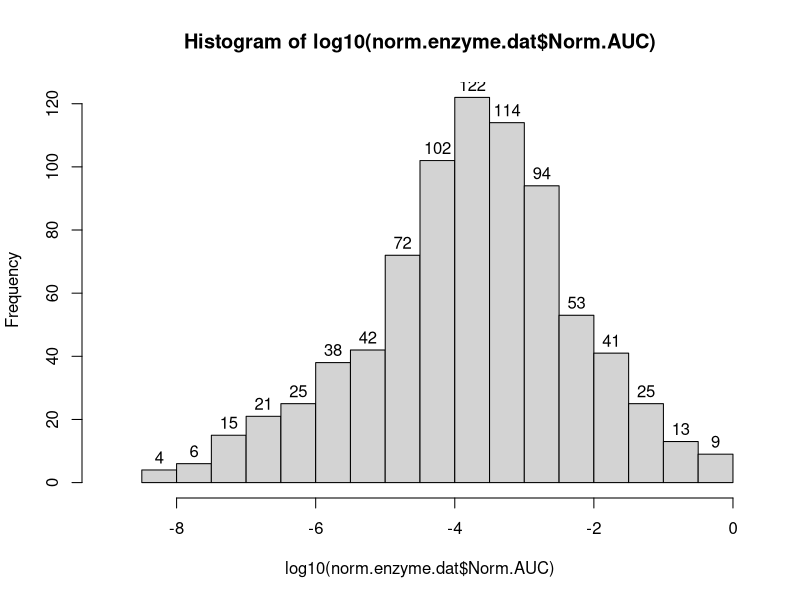
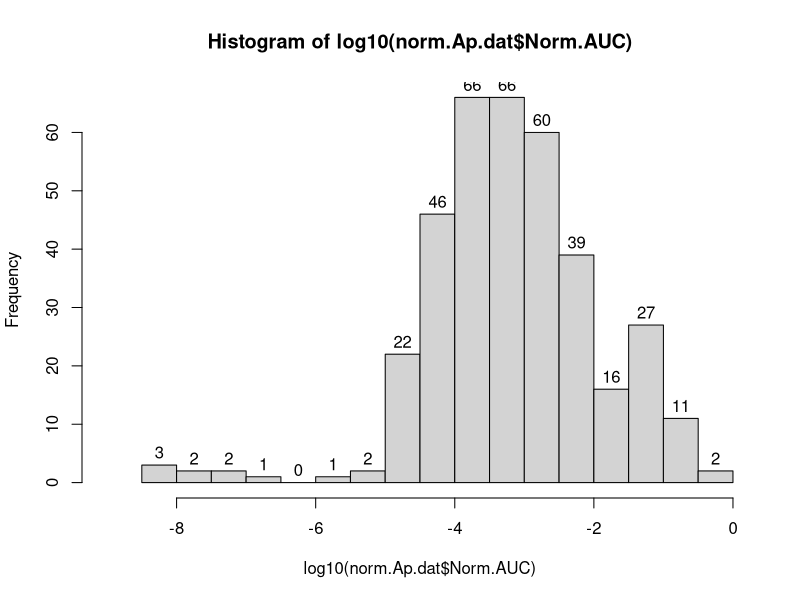

R code for these plots, in order:
# R script for identification of sample-specific MS features 
# written by Thomas E. Smith
# created by TES July 2020
# last updated by TES April 2021

# setting the stage
wd <- "/Users/User/Work"
setwd(wd)
library("tidyverse")
library("stats")



### Import validated, filtered Byologic peptides list and clean up
## Import data from .csv files, downloadable from GitHub (smit4227) or MassIVE
can.red <- read.csv("canonical_reduced_PGN.csv", 
                    header = T, stringsAsFactors = F)
noncan.red <- read.csv("noncanonical_reduced_PGN.csv", 
                       header = T, stringsAsFactors = F)
all.nonred <- read.csv("all_nonreduced_PGN.csv",
                       header = T, stringsAsFactors = F)


## Combine data into a single data frame, convert to tibble
all.dat <- rbind(can.red, noncan.red, all.nonred) %>%
  as_tibble()


## Remove columns that don't provide any useful information
all.dat <- all.dat %>%
  select( -c(Validate, Comment, Obs..m.z, Calc..m.z, Glycans,
             Fragment.type.s., Score, PID, Labels, MS2.Search.Alias.name, 
             Protein.isoelectric.point, Sample.type) )


## Filter out unnecessary rows
# Keepers include rows with column "Row." values containing only one decimal
all.dat <- all.dat %>%
  filter( str_count(Row., pattern = "\\.") == 1 )  %>%
  # Remove all rows containing Angiotensin II data, an internal standard that
  # was incorrectly added to certain samples
  filter( Sequence != "-.DRVYIHPF.-" )


## Define sample type
# Add a column that assigns sample type to each replicate based on alias
sample.names <- c("1A", "2A", "3A",
                  "7B", "8B", "9B",
                  "16B", "17B", "18B",
                  "blank1", "blank2", "blank3", "blank4", "blank5",
                  "sonic3", "lys3")
sample.types <- c("mut.wall", "mut.wall", "mut.wall",
                  "EcLdcA.muro", "EcLdcA.muro", "EcLdcA.muro",
                  "ApLdcA.muro", "ApLdcA.muro", "ApLdcA.muro",
                  "blank", "blank", "blank", "blank", "blank",
                  "sonication.Ap", "lysozyme.Ap")
all.dat <- all.dat %>%
  mutate( Sample.type = sample.types[ match(MS.Alias.name, sample.names) ] )


## Add a column identifying the multimeric state of the compound
# Monomer, dimer, or trimer
all.dat <- all.dat %>%
  mutate( Multimer = str_count(Sequence, pattern = "J") + str_count(Sequence, pattern = "j") )


## Add a compound description/label for each unique compound
# Create a concise description of each compound from Protein.name, Sequence,
# Glycans, and Mod...Summary columns

all.dat <- all.dat %>%
  # First, obtain stem peptide sequence from Protein.name column, listing donor
  # before acceptor (I listed acceptor before donor in Byonic/Byologic)
  mutate( Peptide = case_when( 
    # Monomers with "mDap" in place of "m"
    Multimer == 1 & str_count(Protein.name, "_") == 0 ~ 
      gsub("-mDap", "m", Protein.name),
    # Monomers with two possible sequences
    Multimer == 1 & str_count(Protein.name, "_") == 1 ~
      paste0("AEm(", 
             gsub("AEm.*_AEm", "", Protein.name), 
             "/", 
             gsub("AEm", "", gsub("_.*", "", Protein.name)),
             ")"),
    # Tetra-tetra and tri-penta dimers were not resolved
    Multimer == 2 & str_count(Protein.name, "_") == 1 &
      Protein.name == "AEmA-AEmA_AEmAA-AEm" ~ paste0("AEm(A/)-AEm(A/AA)"),
    # Tetra-tri and tri-tetra were not resolved (4-3 vs. 3-3 crosslinkage)
    Multimer == 2 & str_count(Protein.name, "_") == 1 &
      Protein.name == "AEmA-AEm_AEm-AEmA" ~ paste0("AEm(A/)-AEm(/A)"),
    # AEmA-AEmG and AEm-AEm(Q/AG) can't be resolved but one sequence was
    # used to identify some nonreduced masses while the other sequence was
    # used to identify their corresponding reduced masses. Make the 
    # nonreduced/reduced mass pair have the same peptide sequence
    Multimer == 2 & Protein.name == "AEmG-AEmA" | 
      Protein.name == "AEmAG-AEm_AEmQ-AEm" ~ paste0("AEm(A//)-AEm(G/Q/AG)"),
    # Remaining dimers listed as acceptor-donor
    Multimer == 2 & str_count(Protein.name, "_") == 0 &
      Protein.name != "AEmG-AEmA" ~ paste0("AEm", 
                                           gsub("AEm.*-AEm", "", Protein.name), 
                                           "-AEm", 
                                           gsub("AEm", "", gsub("-.*", "", Protein.name))
      ),
    # Remaining acceptor-donor dimers with two possible sequences
    Multimer == 2 & str_count(Protein.name, "_") == 1 &
      Protein.name != "AEmA-AEmA_AEmAA-AEm" &
      Protein.name != "AEmA-AEm_AEm-AEmA" &
      Protein.name != "AEmAG-AEm_AEmQ-AEm" ~
      paste0("AEm",
             gsub("AEm.*-AEm", "", Protein.name),
             "-AEm(",
             gsub("-AEm.*", "", gsub("AEm.*_AEm", "", Protein.name)),
             "/",
             gsub("AEm", "", gsub("-.*", "", Protein.name)),
             ")"),
    # Trimers listed as acceptor-middle-donor
    Multimer == 3 & str_count(Protein.name, "_") == 0 ~
      paste0("AEm",
             gsub("AEm.*-AEm", "", Protein.name),
             "-AEm",
             gsub("AEm", "", gsub("^.*-(.*)-.*", "\\1", Protein.name)),
             "-AEm",
             gsub("AEm", "", gsub("-.*", "", Protein.name))
      ),
    # Acceptor-middle-donor trimers with two possible sequences
    Multimer == 3 & str_count(Protein.name, "_") == 1 ~
      paste0("AEm(",
             gsub("AEm.*-AEm", "", gsub("_.*", "", Protein.name)),
             "/",
             gsub("AEm.*-AEm", "", gsub(".*_", "", Protein.name)),
             ")-",
             gsub("^.*-(.*)-.*", "\\1", Protein.name),
             "-AEm(",
             gsub("AEm", "", gsub("-.*", "", gsub("_.*", "", Protein.name))),
             "/",
             gsub("AEm", "", gsub("-.*", "", gsub(".*_", "", Protein.name))),
             ")") ) ) %>%
  # Globally replace all "AEm" with "AEJ", a better way to represent mDap #####
  mutate( Peptide = gsub("AEm", "AEJ", Peptide) ) %>% ######
  # Append glycans to the peptide sequence
  mutate( Compound = case_when( 
    # No glycans at all
    str_count(Mod..Summary, "480\\.1955") == 0 &
      str_count(Mod..Summary, "460\\.1693") == 0 &
      str_count(Mod..Summary, "478\\.1799") == 0 ~ paste0(Peptide),
    # One of the three possible glycans
    str_count(Mod..Summary, "480\\.1955") == 1 &
      str_count(Mod..Summary, "460\\.1693") == 0 &
      str_count(Mod..Summary, "478\\.1799") == 0 ~ paste0("GM-", Peptide),
    str_count(Mod..Summary, "480\\.1955") == 0 &
      str_count(Mod..Summary, "460\\.1693") == 0 &
      str_count(Mod..Summary, "478\\.1799") == 1 ~ paste0("GM-", Peptide),
    str_count(Mod..Summary, "460\\.1693") == 1 &
      str_count(Mod..Summary, "480\\.1955") == 0 &
      str_count(Mod..Summary, "478\\.1799") == 0 ~ paste0("GaM-", Peptide),
    # Two different glycans 
    str_count(Mod..Summary, "480\\.1955") == 1 &
      str_count(Mod..Summary, "460\\.1693") == 1 ~ paste0("GM-", Peptide, "-GaM"),
    str_count(Mod..Summary, "478\\.1799") == 1 &
      str_count(Mod..Summary, "460\\.1693") == 1 ~ paste0("GM-", Peptide, "-GaM"),
    # Two of the same glycan
    str_count(Mod..Summary, "480\\.1955") == 2 ~ paste0("GM-", Peptide, "-GM"),
    str_count(Mod..Summary, "460\\.1693") == 2 ~ paste0("GaM-", Peptide, "-GaM"),
    str_count(Mod..Summary, "478\\.1799") == 2 ~ paste0("GM-", Peptide, "-GM") )) %>%
  # Remove columns that are no longer necessary
  select( -c(Row., Protein.name, Mod..Summary) )


## Some samples were reduced and others were not. 
# Add a column identifying compounds as reduced or nonreduced by Sample.type
# and by the glycans in Compound; only compounds for nonereduced samples 
# and containing GM will be labeled as nonreduced.
nonreduced.samples <- c("sonication.Ap", "lysozyme.Ap")
all.dat <- all.dat %>%
  group_by( Calc.M ) %>%
  mutate( Compound.state = ifelse(any(Sample.type %in% nonreduced.samples) &
                                    grepl("GM", Compound),
                                  "nonreduced",
                                  "reduced") ) %>%
  ungroup()



### Adjustment for dilution
## Some samples were diluted prior to running on LC-MS. Multiply by dilution
## factor to account for this.
diluted.samples <- c("mut.wall", "EcLdcA.muro", "ApLdcA.muro")
all.dat$XIC.AUC <- as.numeric(all.dat$XIC.AUC)
all.dat <- all.dat %>%
  mutate( XIC.AUC = ifelse( Sample.type %in% diluted.samples, 
                            XIC.AUC*5, XIC.AUC) )



### Baseline subtraction
## For each compound, subtract the average AUC of the blank samples
adj.dat <- all.dat %>%
  # Calculate the average AUC of the blank samples for each compound, 
  # accounting for the different blanks for reduced and nonreduced samples 
  group_by( Calc.M, Compound.state ) %>%
  mutate( Avg.blanks = mean( XIC.AUC[grepl("blank", MS.Alias.name)] ) ) %>%
  # Subtract these values from each sample for each compound 
  mutate( Adj.AUC = XIC.AUC - Avg.blanks ) %>%
  # Change any resulting negative values to 0
  mutate( Adj.AUC = ifelse(Adj.AUC < 0, 0, Adj.AUC) ) %>%
  ungroup() %>%
  # Remove blank sample data
  filter( Sample.type != "blank" )



### Normalization
## Values should be normalized by total PGN abundance per sample to
## eliminate variation between replicates

# Calculate the sum of AUCs for each compound per sample, then divide each AUC
# value by the sample-specific sum
norm.dat <- adj.dat %>%
  group_by( MS.Alias.name ) %>%
  mutate( Total.AUC.sample = sum( Adj.AUC ) ) %>%
  mutate( Norm.AUC = Adj.AUC/Total.AUC.sample ) %>%
  ungroup()



### Separate datasets
## Separate the Ap dataset from the enzyme dataset

norm.Ap.dat <- norm.dat %>%
  filter( Sample.type == "mut.wall" | Sample.type == "sonication.Ap" | 
            Sample.type == "lysozyme.Ap" ) %>%
  mutate( Dataset = "Ap" )

norm.enzyme.dat <- norm.dat %>%
  filter( !(Sample.type == "sonication.Ap" | Sample.type == "lysozyme.Ap") ) %>%
  mutate( Dataset = "enzyme" )



### Data transformation
## We want to show the proportion of the total AUC that each individual PGN
## compound represents.
## The data are already normalized to between 0-1, so we simply remove rows
## with no data, then log transform the data

## First for the enzyme dataset
# Scale the data so that no meaningful values will be negative after 
# log transformation - these values should be greater than 1.
# To do this, first look at the distributions of the log transformed data 
# to determine an appropriate scaling factor.
hist(log10(norm.enzyme.dat$Norm.AUC), labels = T, breaks = 20, xlim = c(-9, 0))
enzyme.scaling.factor <- 1e9
# Scale, add 2, and log transform each dataset
log.enzyme.dat <- norm.enzyme.dat %>%
  mutate( Scaled.AUC = Norm.AUC * enzyme.scaling.factor ) %>%
  mutate( Scaled.AUC = Scaled.AUC +2 ) %>%
  mutate( Log.AUC = log10(Scaled.AUC) )

## Then for the Ap dataset
# Same process
hist(log10(norm.Ap.dat$Norm.AUC), labels = T, breaks = 20, xlim = c(-9, 0))
Ap.scaling.factor <- 1e9
# Scale, add 2, and log transform each dataset
log.Ap.dat <- norm.Ap.dat %>%
  mutate( Scaled.AUC = Norm.AUC * Ap.scaling.factor ) %>%
  mutate( Scaled.AUC = Scaled.AUC +2 ) %>%
  mutate( Log.AUC = log10(Scaled.AUC) )



### Save data
# export transformed datasets to .csv files
write.csv(log.enzyme.dat, 
          row.names = F,
          file = paste0("enzyme_dataset.csv"))
write.csv(log.Ap.dat, 
          row.names = F,
          file = paste0("Ap_dataset.csv"))
# save important objects as RData
save(log.enzyme.dat, log.Ap.dat,
     file = paste0("1_Data_processing.RData"))



